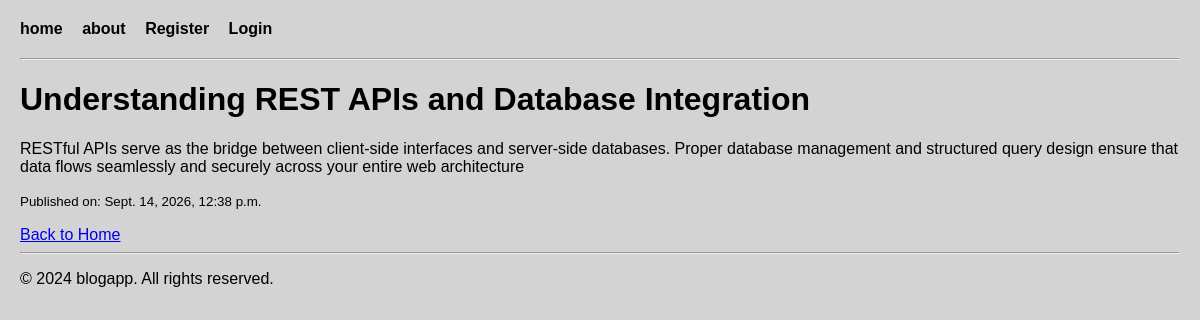
Page /post/6/ on the committed database.
### blogapp/models.py (models this page shows)
class Post(models.Model):
    title = models.CharField(max_length=200)
    content = models.TextField()
    author = models.ForeignKey(User, on_delete=models.CASCADE)
    created_at = models.DateTimeField(auto_now_add=True)
    updated_at = models.DateTimeField(auto_now=True)
    image = models.ImageField(upload_to='post_images/', blank=True, null=True)  # New field for image upload

### blogapp/views.py (the view)
# urls.py: path('post/<int:pk>/', post_detail, name='post_detail'),
def post_detail(request, pk):
    post = get_object_or_404(Post, id=pk)
    context = {
        'post': post
    }
    return render(request, 'post_detail.html', context)

### blogapp/templates/post_detail.html
{% extends 'base.html' %}
{% block content %}
<h1>{{ post.title }}</h1>
<p>
    {{ post.content }}
</p>
<p>
    <small>Published on: {{ post.created_at }}</small>
</p>
<a href="{% url 'blogapp:home' %}">Back to Home</a>
{% endblock %}

### blogapp/static/css/style.css (style rules this page uses)
body { font-family: Arial, sans-serif; margin: 20px; background-color: lightgray; }

### rows in the picture
Post: title "Understanding REST APIs and Database Integration", content "RESTful APIs serve as the bridge between client-side interfaces and server-side databases. Proper database management and structured query design ensure that data flows seamlessly and securely across your entire web architecture", created_at "Sept. 14, 2026, 12:38 p.m."
